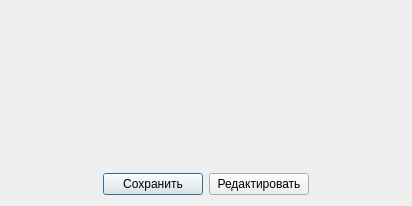
<?xml version="1.0" encoding="UTF-8"?>
<ui version="4.0">
 <class>ViewHumanDialog</class>
 <widget class="QDialog" name="ViewHumanDialog">
  <property name="geometry">
   <rect>
    <x>0</x>
    <y>0</y>
    <width>412</width>
    <height>206</height>
   </rect>
  </property>
  <property name="windowTitle">
   <string>Вывод данных о человеке</string>
  </property>
  <layout class="QGridLayout" name="gridLayout">
   <item row="0" column="0" colspan="4">
    <widget class="QLabel" name="label">
     <property name="text">
      <string/>
     </property>
     <property name="alignment">
      <set>Qt::AlignCenter</set>
     </property>
    </widget>
   </item>
   <item row="1" column="0">
    <spacer name="horizontalSpacer">
     <property name="orientation">
      <enum>Qt::Horizontal</enum>
     </property>
     <property name="sizeHint" stdset="0">
      <size>
       <width>85</width>
       <height>20</height>
      </size>
     </property>
    </spacer>
   </item>
   <item row="1" column="1">
    <widget class="QPushButton" name="pushButtonSave">
     <property name="minimumSize">
      <size>
       <width>100</width>
       <height>0</height>
      </size>
     </property>
     <property name="text">
      <string>Сохранить</string>
     </property>
    </widget>
   </item>
   <item row="1" column="2">
    <widget class="QPushButton" name="pushButtonEdit">
     <property name="minimumSize">
      <size>
       <width>100</width>
       <height>0</height>
      </size>
     </property>
     <property name="text">
      <string>Редактировать</string>
     </property>
    </widget>
   </item>
   <item row="1" column="3">
    <spacer name="horizontalSpacer_2">
     <property name="orientation">
      <enum>Qt::Horizontal</enum>
     </property>
     <property name="sizeHint" stdset="0">
      <size>
       <width>85</width>
       <height>20</height>
      </size>
     </property>
    </spacer>
   </item>
  </layout>
 </widget>
 <resources/>
 <connections>
  <connection>
   <sender>pushButtonSave</sender>
   <signal>clicked()</signal>
   <receiver>ViewHumanDialog</receiver>
   <slot>accept()</slot>
   <hints>
    <hint type="sourcelabel">
     <x>138</x>
     <y>185</y>
    </hint>
    <hint type="destinationlabel">
     <x>77</x>
     <y>189</y>
    </hint>
   </hints>
  </connection>
 </connections>
</ui>
